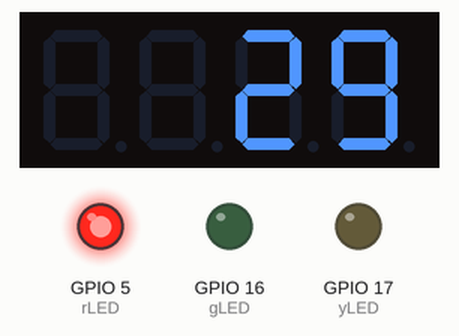
This program was run on a simulated ESP32. Shown: 4-digit seven-segment display, output pins drawn as LEDs (lit = HIGH). What the program prints to the serial monitor is not drawn.

Above: at 0.1 s.
At 9.1 s:
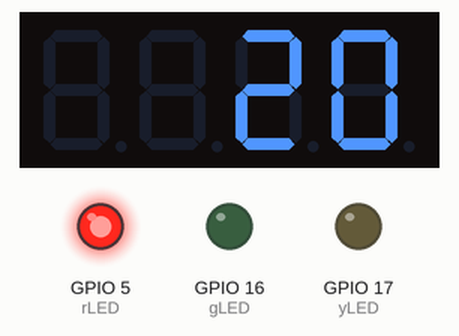
At 19.1 s:
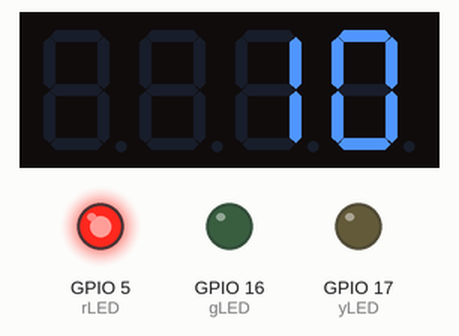
At 39.1 s:
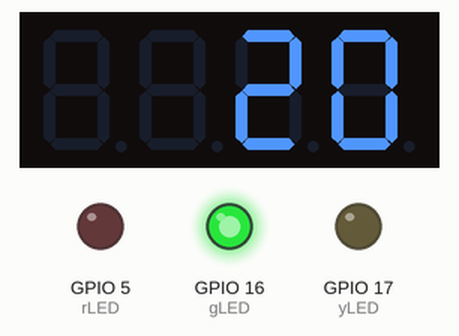
Timing chart, 0 to 40.0 s (numbered marks = the images above):
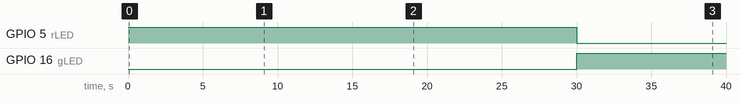

Measured:
- by itself, GPIO 5 (rLED): HIGH → LOW at 30.0 s
- by itself, GPIO 16 (gLED): LOW → HIGH at 30.0 s
- what the display in image 1 shows lasts 1.0 s, from 9.0 s to 10.0 s

The program:

main.cpp
```cpp
#include <Arduino.h>
#include <TM1637Display.h>

// Định nghĩa các chân LED
#define rLED 5
#define yLED 17
#define gLED 16

// Chân module 7-segment
#define CLK 23
#define DIO 22

// Thời gian các trạng thái đèn
const unsigned long rTIME = 30000;
const unsigned long yTIME = 3000;
const unsigned long gTIME = 30000;

enum TrafficLightState
{
  RED,
  GREEN,
  YELLOW
};
TrafficLightState currentState = RED;
unsigned long ledTimeStart = 0;
int lastDisplayedTime = -1; //

TM1637Display display(CLK, DIO);

// KHAI BÁO HÀM TRƯỚC
void NonBlocking_Traffic_Light(unsigned long now);
void updateCountdown(unsigned long now);

void setup()
{
  Serial.begin(115200);

  pinMode(rLED, OUTPUT);
  pinMode(yLED, OUTPUT);
  pinMode(gLED, OUTPUT);

  display.setBrightness(7);

  digitalWrite(rLED, HIGH);
  digitalWrite(yLED, LOW);
  digitalWrite(gLED, LOW);

  currentState = RED;
  ledTimeStart = millis();

  Serial.println("== START ==> Đèn ĐỎ bật");
}

void loop()
{
  unsigned long now = millis();

  // Cập nhật trạng thái đèn nếu hết thời gian
  NonBlocking_Traffic_Light(now);
  // Cập nhật đồng hồ đếm ngược
  updateCountdown(now);
}

void NonBlocking_Traffic_Light(unsigned long now)
{
  unsigned long elapsed = now - ledTimeStart;

  switch (currentState)
  {
  case RED:
    if (elapsed >= rTIME)
    {
      digitalWrite(rLED, LOW);
      digitalWrite(gLED, HIGH);
      currentState = GREEN;
      ledTimeStart = now;
      Serial.println("Chuyển sang đèn XANH");
    }
    break;

  case GREEN:
    if (elapsed >= gTIME)
    {
      digitalWrite(gLED, LOW);
      digitalWrite(yLED, HIGH);
      currentState = YELLOW;
      ledTimeStart = now;
      Serial.println("Chuyển sang đèn VÀNG");
    }
    break;

  case YELLOW:
    if (elapsed >= yTIME)
    {
      digitalWrite(yLED, LOW);
      digitalWrite(rLED, HIGH);
      currentState = RED;
      ledTimeStart = now;
      Serial.println("Chuyển sang đèn ĐỎ");
    }
    break;
  }
}

void updateCountdown(unsigned long now)
{
  unsigned long stateDuration;
  if (currentState == RED)
    stateDuration = rTIME;
  else if (currentState == GREEN)
    stateDuration = gTIME;
  else
    stateDuration = yTIME;

  int secondsRemaining = (stateDuration - (now - ledTimeStart)) / 1000;

  if (secondsRemaining != lastDisplayedTime)
  {
    display.showNumberDec(secondsRemaining, true, 2, 2);
    lastDisplayedTime = secondsRemaining;
  }
}
```
